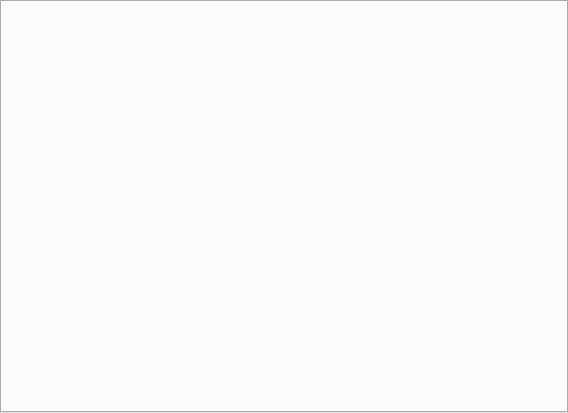
<?xml version="1.0" encoding="UTF-8"?>
<ui version="4.0">
 <class>FileTabWidget</class>
 <widget class="QTabWidget" name="FileTabWidget">
  <property name="geometry">
   <rect>
    <x>0</x>
    <y>0</y>
    <width>568</width>
    <height>413</height>
   </rect>
  </property>
  <property name="windowTitle">
   <string>TabWidget</string>
  </property>
 </widget>
 <resources/>
 <connections/>
</ui>
